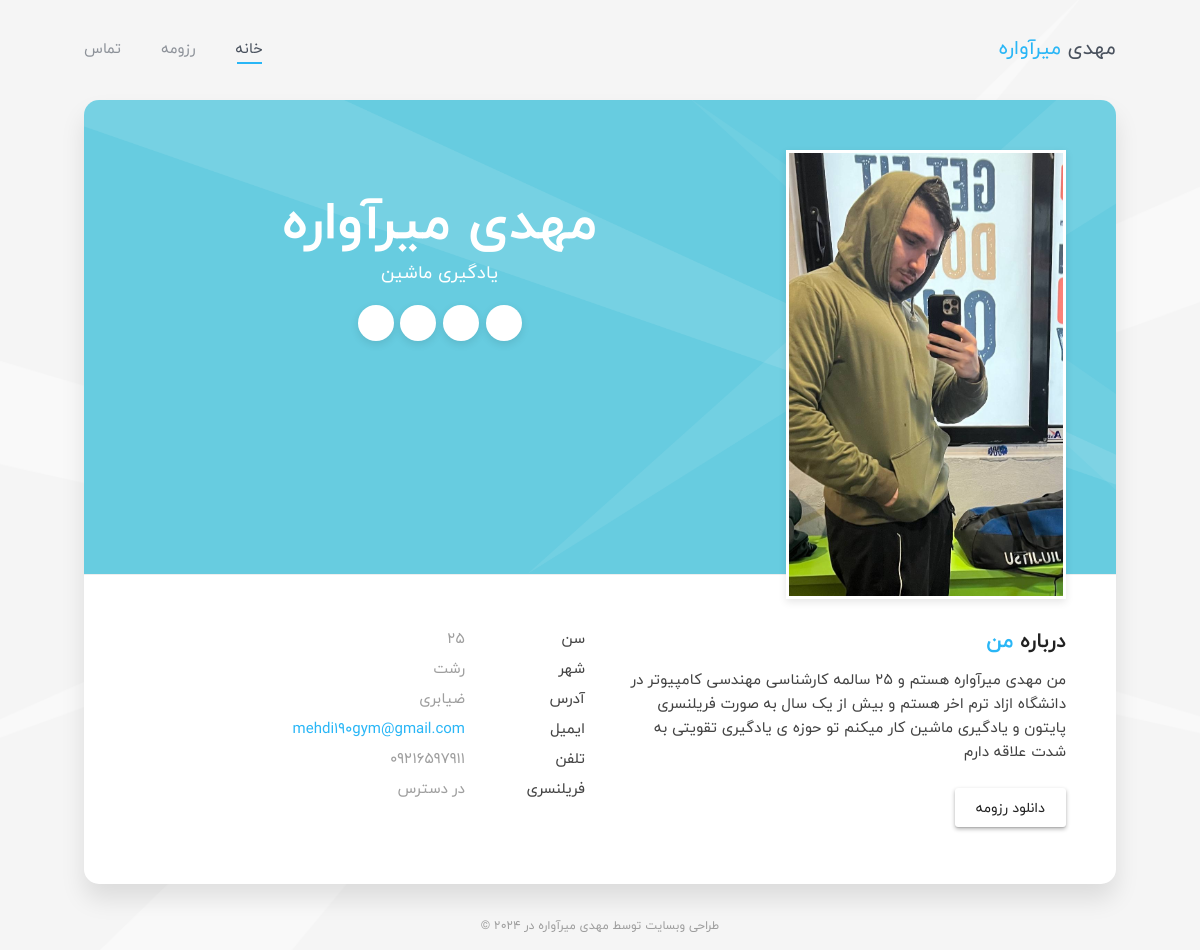
The page / on the database its author committed.
### Me/models.py (models this page shows)
class Info(models.Model):
    profile_pic = models.ImageField(null=True, upload_to='img/profile')
    name = models.CharField(max_length=50)
    job = models.CharField(max_length=50)
    age = models.IntegerField()
    city = models.CharField(max_length=50)
    address = models.CharField(max_length=200)
    email = models.EmailField()
    phone = models.CharField(max_length=20)
    status = models.BooleanField(default=False)
    about_me = models.TextField()
    instagram = models.CharField(max_length=100, blank=True)
    linkedin = models.CharField(max_length=100, blank=True)
    github = models.CharField(max_length=100, blank=True)
    telegram = models.CharField(max_length=100, blank=True)
    education = models.CharField(max_length=100, blank=True)
    experience = models.TextField(blank=True)

### Me/views.py (the view)
# urls.py: path("", views.page),
def page(request):
    my_info = Info.objects.all().last()
    my_resume = Resume.objects.all()
    if my_info.status == True:
        my_info.status = 'در دسترس'
    else:
        my_info.status = 'غیر فعال'
    full_name = request.POST.get('name')
    email = request.POST.get('email')
    message = request.POST.get('message')
    if request.method == 'POST':
        Contact.objects.create(name=full_name, email=email, message=message)
    return render(request, 'index.html', {'info': my_info, 'resume': my_resume})

### templates/index.html (shortened to what this page needs)
{% load static %}
<!DOCTYPE html>
<html lang="en" class="no-js">
  <head>
    {% include 'includess/head_tags.html' %}
  </head>
  <body class="material-template">
    <div id="page" class="page">
      <header id="site_header" class="header mobile-menu-hide">
        <div class="header-content">
          <div class="site-title-block mobile-hidden">
            <div class="site-title">مهدی <span>میرآواره</span></div>
          </div>
          <div class="site-nav">
            <ul id="nav" class="site-main-menu">
              <li>
                <a class="pt-trigger" href="#home" data-animation="62">خانه</a>
              </li>
             <li>
                <a class="pt-trigger" href="#resume" data-animation="62"
                  >رزومه</a
                >
              </li>
              <li>
                <a class="pt-trigger" href="#contact" data-animation="62"
                  >تماس</a>
              </li>
            </ul>
          </div>
        </div>
      </header>
      <div id="main" class="site-main">
        <div class="pt-wrapper">
          <div class="subpages">
            {% include 'includess/home_page.html' %}
          </div>
        </div>
      </div>
    </div>
    <footer>
      <div class="copyrights">طراحی وبسایت توسط مهدی میرآواره در  2024 ©  </div>
    </footer>
  </body>
</html>

### templates/includess/head_tags.html (shortened to what this page needs)
{% load static %}
    <link rel="stylesheet" href="{% static 'css/bootstrap.min.css' %}" type="text/css">
    <link rel="stylesheet" href="{% static 'css/normalize.css' %}" type="text/css">
    <link rel="stylesheet" href="{% static 'css/animate.css' %}" type="text/css">
    <link rel="stylesheet" href="{% static 'css/transition-animations.css' %}" type="text/css">
    <link rel="stylesheet" href="{% static 'css/owl.carousel.css' %}" type="text/css">
    <link rel="stylesheet" href="{% static 'css/magnific-popup.css' %}" type="text/css">
    <link rel="stylesheet" href="{% static 'css/main.css' %}" type="text/css">
    <link rel="stylesheet" href="{% static 'css/rtl.css' %}" type="text/css">

### templates/includess/home_page.html
{% load static %}
<section class="pt-page" data-id="home">
    <div class="section-inner start-page-content">
        <div class="page-header">
            <div class="row">
                <div class="col-sm-4 col-md-4 col-lg-4">
                    <div class="photo">
                        <img src="{{ info.profile_pic.url }}" alt="profile_pic">
                    </div>
                </div>
                <div class="col-sm-8 col-md-8 col-lg-8">
                    <div class="title-block">
                        <h1> مهدی میرآواره</h1>
                        <div class="owl-carousel text-rotation">
                            <div class="item">
                                <div class="sp-subtitle">{{ info.job }}</div>
                            </div>
                        </div>
                    </div>
                    <div class="social-links">
                        <a href="{{ info.github }}"><i class="fa fa-github"></i></a>
                        <a href="{{ info.linkedin }}"><i class="fa fa-linkedin"></i></a>
                        <a href="{{ info.instagram }}"><i class="fa fa-instagram"></i></a>
                        <a href="{{ info.telegram }}"><i class="fa fa-telegram"></i></a>
                    </div>
                </div>
            </div>
        </div>
        <div class="page-content">
            <div class="row">
                <div class="col-sm-6 col-md-6 col-lg-6">
                    <div class="about-me">
                        <div class="block-title">
                            <h3>درباره <span>من</span></h3>
                        </div>
                        <p>{{ info.about_me }}</p>
                    </div>
                    <div class="download-resume">
                        <a href="/media/MehdiMirAwareh_Resume.pdf" class="btn btn-secondary">دانلود رزومه</a>
                    </div>
                </div>
                <div class="col-sm-6 col-md-6 col-lg-6">
                    <ul class="info-list">
                        <li><span class="title">سن</span><span class="value">{{ info.age }}</span></li>
                        <li><span class="title">شهر</span><span class="value">{{ info.city }}</span></li>
                        <li><span class="title">آدرس</span><span class="value">{{ info.address }}</span></li>
                        <li><span class="title">ایمیل</span><span class="value"><a
                                href="mailto:{{ info.email }}">{{ info.email }}</a></span></li>
                        <li><span class="title">تلفن</span><span class="value">{{ info.phone }}</span></li>
                        <li><span class="title">فریلنسری</span><span class="value available">{{ info.status }}</span>
                        </li>
                    </ul>
                </div>
            </div>
        </div>
    </div>
</section>

### templates/includess/resume_page.html (shortened to what this page needs)
{% load static %}

### assets/css/transition-animations.css (style rules this page uses)
.pt-page-rotateCarouselLeftIn { -webkit-transform-origin: 0% 50%; transform-origin: 0% 50%; -webkit-animation: rotateCarouselLeftIn .8s both ease; animation: rotateCarouselLeftIn .8s both ease; }

### assets/css/rtl.css (style rules this page uses)
.owl-carousel.owl-loaded { direction: ltr; }
a,body,h1,h2,h3,h4,h5,h6,p,.button, button, input, textarea,.pricing-table .title,.site-title { font-family:iranyekan! important; direction: rtl; }
.site-title-block { float: right; }
.site-nav { float: left; }
.site-main-menu li { float: right; }
.site-main-menu li:last-child a { margin-left: 0; margin-right: 20px; }
@media (min-width: 1200px) { .col-lg-1, .col-lg-10, .col-lg-11, .col-lg-12, .col-lg-2, .col-lg-3, .col-lg-4, .col-lg-5, .col-lg-6, .col-lg-7, .col-lg-8, .col-lg-9 { float: right; } }
@media (min-width: 992px) { .col-md-1, .col-md-10, .col-md-11, .col-md-12, .col-md-2, .col-md-3, .col-md-4, .col-md-5, .col-md-6, .col-md-7, .col-md-8, .col-md-9 { float: right; } }
.info-list li { text-align: right; }

### rows shown on the page
Info: profile_pic (picture), job "یادگیری ماشین", about_me "من مهدی میرآواره هستم و 25 سالمه کارشناسی مهندسی کامپیوتر در دانشگاه ازاد ترم اخر هستم و بیش از یک سال به صورت فریلنسری پایتون و یادگیری ماشین کار میکنم تو حوزه ی یادگیری تقویتی به شدت علاقه دارم", age "25", city "رشت", address "ضیابری", email "mehdi190gym@gmail.com", phone "09216597911", status "در دسترس"
